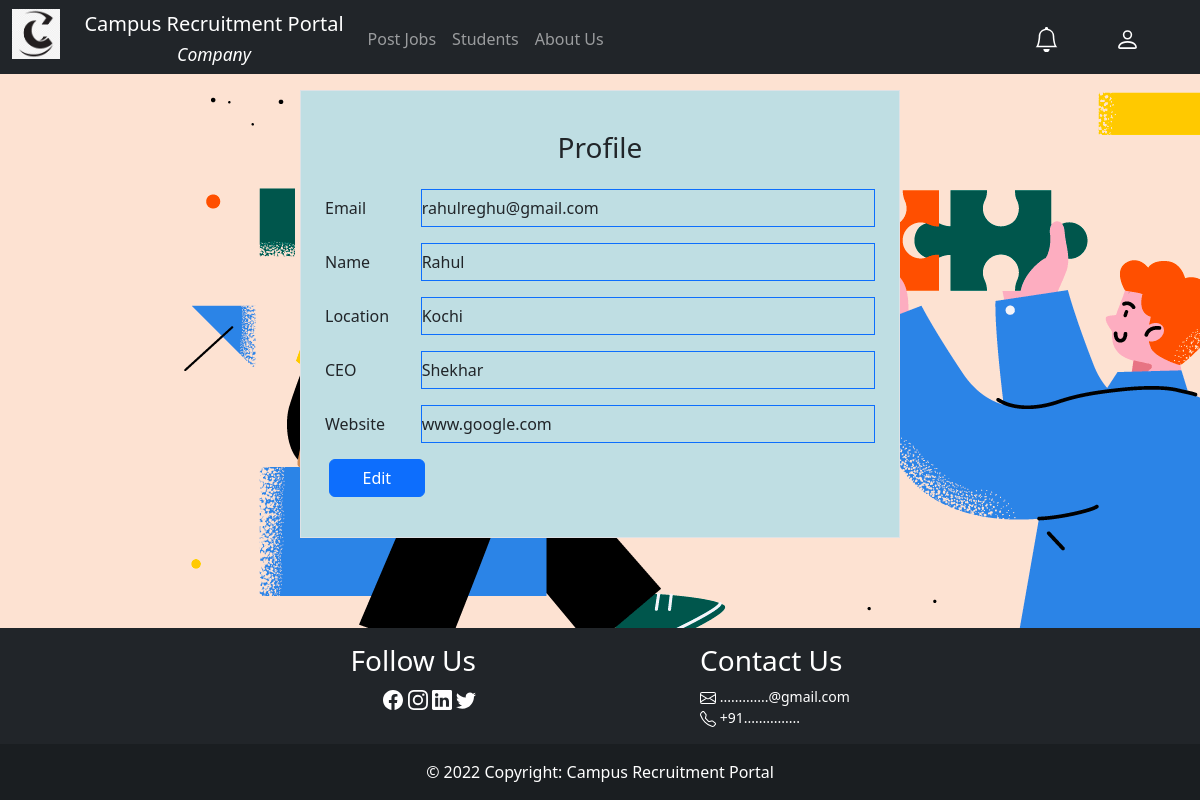
Screenshot of /company/profile.php (signed in) with the database file from the repository.
### tables this page shows
CREATE TABLE `company` (
  `pwd` varchar(255) NOT NULL,
  `email` varchar(255) NOT NULL,
  `cname` varchar(255) NOT NULL,
  `loc` varchar(255) NOT NULL,
  `cid` int(11) NOT NULL,
  `ceo` varchar(50) DEFAULT NULL,
  `website` varchar(100) DEFAULT NULL,
  `status` varchar(20) DEFAULT 'pending'
);

### company/profile.php (the view, shortened to what this page needs)
<?php
include_once $_SERVER['DOCUMENT_ROOT'].'/campus/partials/config.php';
$cid=$_SESSION['cid'];
$sql="SELECT `cname`,`loc`,`ceo`,`website` FROM `company` WHERE `cid`='$cid'";
$result= mysqli_query($conn, $sql);
if($result)
{
    $rows=mysqli_fetch_row($result);
    $email=$_SESSION['email'];
    $name=$rows[0];
    $loc=$rows[1];
    $ceo=$rows[2];
    $website=$rows[3];
}
include_once $_SERVER['DOCUMENT_ROOT'] . '/campus/partials/_template.php';
?>
<div class="col-6 mx-auto mt-3 border p-4" style="background-color:#bfdee3;">
    <form action="" method="post" name="profile">
        <div class="mb-3 row justify-content-center text-center pt-3">
            <h3>Profile</h3>
        </div>
        <div class="row mb-3">
            <label for="email" class="col-sm-2 col-form-label">Email</label>
            <div class="col-sm-10">
                <input type="text" readonly class="form-control-plaintext border border-primary" name="email" id="email" value="<?php echo $email;?>">
            </div>
        </div>
        <div class="row mb-3">
            <label for="name" class="col-sm-2 col-form-label">Name</label>
            <div class="col-sm-10">
                <input type="text" readonly class="form-control-plaintext border border-primary" name="name" id="name" value="<?php echo ucwords($name);?>" required>
            </div>
        </div>
        <div class="row mb-3">
            <label for="loc" class="col-sm-2 col-form-label">Location</label>
            <div class="col-sm-10">
                <input type="text" readonly class="form-control-plaintext border border-primary" name="loc" id="loc" value="<?php echo ucwords($loc);?>" required>
            </div>
        </div>
        <div class="row mb-3">
            <label for="ceo" class="col-sm-2 col-form-label">CEO</label>
            <div class="col-sm-10">
                <input type="text" readonly class="form-control-plaintext border border-primary" name="ceo" id="ceo" value="<?php echo ucwords($ceo);?>">
            </div>
        </div>
        <div class="row mb-3">
            <label for="website" class="col-sm-2 col-form-label">Website</label>
            <div class="col-sm-10">
                <input type="text" readonly class="form-control-plaintext border border-primary" name="website" id="website" value="<?php echo $website;?>">
            </div>
        </div>
        <div class="row mb-3">
            <a class="btn btn-primary col-2 ms-3" onclick="editable()" id="edit">Edit</a>
        </div>
    </form>
</div>
<?php
include_once $_SERVER['DOCUMENT_ROOT'] . '/campus/partials/_footer.php';
?>

### rows the page displays
company: name "Rahul", loc "Kochi", ceo "Shekhar", website "www.google.com"
